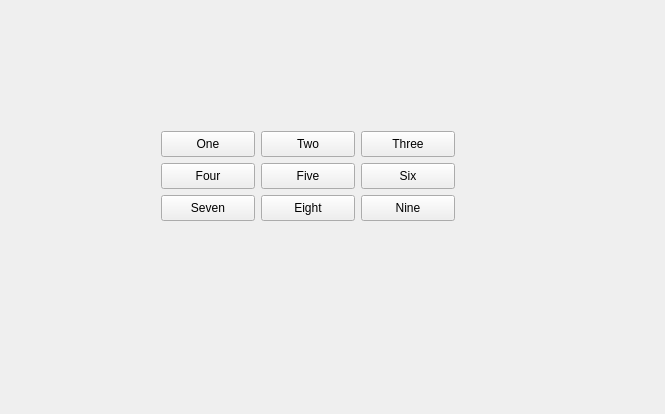
<?xml version="1.0" encoding="UTF-8"?>
<ui version="4.0">
 <class>Widget</class>
 <widget class="QWidget" name="Widget">
  <property name="geometry">
   <rect>
    <x>0</x>
    <y>0</y>
    <width>665</width>
    <height>414</height>
   </rect>
  </property>
  <property name="windowTitle">
   <string>Widget</string>
  </property>
  <widget class="QPushButton" name="Button1">
   <property name="geometry">
    <rect>
     <x>161</x>
     <y>131</y>
     <width>94</width>
     <height>26</height>
    </rect>
   </property>
   <property name="text">
    <string>One</string>
   </property>
  </widget>
  <widget class="QPushButton" name="Button5">
   <property name="geometry">
    <rect>
     <x>261</x>
     <y>163</y>
     <width>94</width>
     <height>26</height>
    </rect>
   </property>
   <property name="text">
    <string>Five</string>
   </property>
  </widget>
  <widget class="QPushButton" name="Button2">
   <property name="geometry">
    <rect>
     <x>261</x>
     <y>131</y>
     <width>94</width>
     <height>26</height>
    </rect>
   </property>
   <property name="text">
    <string>Two</string>
   </property>
  </widget>
  <widget class="QPushButton" name="Button7">
   <property name="geometry">
    <rect>
     <x>161</x>
     <y>195</y>
     <width>94</width>
     <height>26</height>
    </rect>
   </property>
   <property name="text">
    <string>Seven</string>
   </property>
  </widget>
  <widget class="QPushButton" name="Button9">
   <property name="geometry">
    <rect>
     <x>361</x>
     <y>195</y>
     <width>94</width>
     <height>26</height>
    </rect>
   </property>
   <property name="text">
    <string>Nine</string>
   </property>
  </widget>
  <widget class="QPushButton" name="Button6">
   <property name="geometry">
    <rect>
     <x>361</x>
     <y>163</y>
     <width>94</width>
     <height>26</height>
    </rect>
   </property>
   <property name="text">
    <string>Six</string>
   </property>
  </widget>
  <widget class="QPushButton" name="Button3">
   <property name="geometry">
    <rect>
     <x>361</x>
     <y>131</y>
     <width>94</width>
     <height>26</height>
    </rect>
   </property>
   <property name="text">
    <string>Three</string>
   </property>
  </widget>
  <widget class="QPushButton" name="Button8">
   <property name="geometry">
    <rect>
     <x>261</x>
     <y>195</y>
     <width>94</width>
     <height>26</height>
    </rect>
   </property>
   <property name="text">
    <string>Eight</string>
   </property>
  </widget>
  <widget class="QPushButton" name="Button4">
   <property name="geometry">
    <rect>
     <x>161</x>
     <y>163</y>
     <width>94</width>
     <height>26</height>
    </rect>
   </property>
   <property name="text">
    <string>Four</string>
   </property>
  </widget>
 </widget>
 <resources/>
 <connections/>
</ui>
